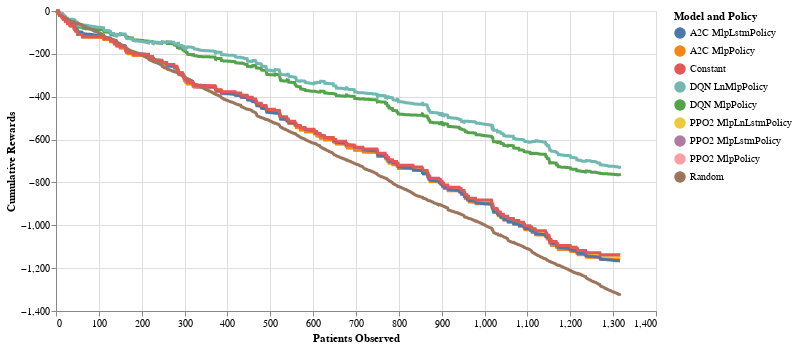

The notebook cell saved with this chart:
### Markdown cell above
We reference this for [how to make nice plots in Altair](https://altair-viz.github.io/gallery/multiline_highlight.html).

### Code cell
highlight = alt.selection(type='single', on='mouseover',
                          fields=['variable'], nearest=True)

alt.Chart(pivot).mark_line().encode(
    x='patients',
    y='value',
    color='variable'
)

base = alt.Chart(pivot).mark_line().encode(
    x=alt.X('patients', axis=alt.Axis(title='Patients Observed')),
    y=alt.Y('value', axis=alt.Axis(title='Cumulative Rewards')),
    color=alt.Color('variable', legend=alt.Legend(title='Model and Policy'))
)
points = base.mark_circle().encode(
    opacity=alt.value(0)
).add_selection(
    highlight
).properties(
    width=600
)

lines = base.mark_line().encode(
    size=alt.condition(~highlight, alt.value(1), alt.value(3))
)

points + lines

### Figure 1 — Vega-Lite specification as saved in the notebook (floating-point values rounded to 4 significant figures; data arrays with more than 128 entries replaced by an {"elided": "..."} marker saying what was removed)
{"config": {"view": {"continuousWidth": 400, "continuousHeight": 300}}, "layer": [{"mark": "circle", "encoding": {"color": {"type": "nominal", "field": "variable", "legend": {"title": "Model and Policy"}}, "opacity": {"value": 0}, "x": {"type": "quantitative", "axis": {"title": "Patients Observed"}, "field": "patients"}, "y": {"type": "quantitative", "axis": {"title": "Cumulative Rewards"}, "field": "value"}}, "selection": {"selector001": {"type": "single", "on": "mouseover", "fields": ["variable"], "nearest": true}}, "width": 600}, {"mark": "line", "encoding": {"color": {"type": "nominal", "field": "variable", "legend": {"title": "Model and Policy"}}, "size": {"condition": {"value": 1, "selection": {"not": "selector001"}}, "value": 3}, "x": {"type": "quantitative", "axis": {"title": "Patients Observed"}, "field": "patients"}, "y": {"type": "quantitative", "axis": {"title": "Cumulative Rewards"}, "field": "value"}}}], "data": {"name": "data-c9850655c7a257e7e784f9af41f1e00a"}, "$schema": "https://vega.github.io/schema/vega-lite/v4.8.1.json", "datasets": {"data-c9850655c7a257e7e784f9af41f1e00a": {"elided": "11853 records"}}}
